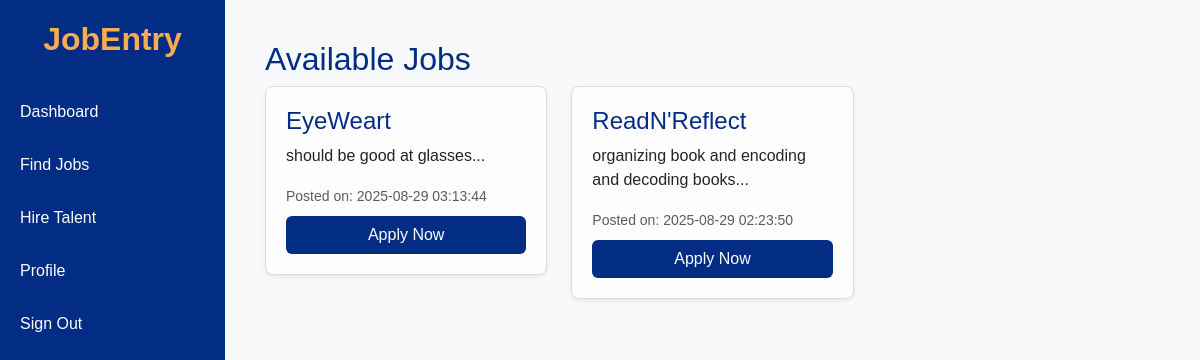
Screenshot of /tina/find_jobs.php with the database file from the repository.
### tables this page shows
CREATE TABLE `jobs` (
  `id` int(11) NOT NULL,
  `title` varchar(255) NOT NULL,
  `description` text NOT NULL,
  `requirements` text DEFAULT NULL,
  `salary` varchar(100) DEFAULT NULL,
  `location` varchar(255) DEFAULT NULL,
  `employment_type` enum('Full-time','Part-time','Contract','Internship') DEFAULT 'Full-time',
  `contact_name` varchar(255) DEFAULT NULL,
  `contact_email` varchar(255) DEFAULT NULL,
  `contact_phone` varchar(50) DEFAULT NULL,
  `category` varchar(100) DEFAULT NULL,
  `created_at` timestamp NOT NULL DEFAULT current_timestamp()
);

### htdocs/tina/find_jobs.php (the view, shortened to what this page needs)
<?php
include 'job_db.php';
$result = $conn->query("SELECT * FROM jobs ORDER BY created_at DESC");
?>
<!DOCTYPE html>
<html lang="en">
<head>
  <link href="https://cdn.jsdelivr.net/npm/bootstrap@5.3.2/dist/css/bootstrap.min.css" rel="stylesheet">
</head>
<body>
<div class="sidebar">
    <h2>JobEntry</h2>
    <a href="dashboard.php">Dashboard</a>
    <a href="find_jobs.php">Find Jobs</a>
    <a href="hire_talent.php">Hire Talent</a>
    <a href="profile.php">Profile</a>
    <a href="logout.php">Sign Out</a>
</div>
<div class="main-content">
  <h2 style="color:#032D84;">Available Jobs</h2>
  <div class="row">
    <?php if ($result->num_rows > 0): ?>
      <?php while($row = $result->fetch_assoc()): ?>
        <div class="col-md-4 mb-3">
          <div class="job-card shadow-sm">
            <h4 style="color:#032D84;"><?= htmlspecialchars($row['title']); ?></h4>
            <p><?= nl2br(htmlspecialchars(substr($row['description'], 0, 100))); ?>...</p>
            <small class="text-muted">Posted on: <?= $row['created_at']; ?></small>
            <button class="btn btn-apply mt-2" data-bs-toggle="modal" data-bs-target="#applyJobModal<?= $row['id']; ?>">Apply Now</button>
          </div>
        </div>
      <?php endwhile; ?>
    <?php else: ?>
      <p class="text-muted">No jobs available yet.</p>
    <?php endif; ?>
  </div>
</div>
</body>
</html>

### htdocs/tina/find_jobs.php (style rules this page uses)
body { margin: 0; font-family: Arial, sans-serif; background-color: #f8f9fa; }
.sidebar { height: 100vh; width: 225px; position: fixed; top: 0; left: 0; background-color: #032D84; padding-top: 20px; }
.sidebar h2 { color: #F7AB52; text-align: center; font-weight: bold; margin-bottom: 30px; }
.sidebar a { padding: 12px 20px; display: block; color: #FEFEFE; text-decoration: none; border-radius: 6px; margin-bottom: 5px; }
.main-content { margin-left: 225px; padding: 40px; }
.job-card { background: #FEFEFE; border: 1px solid #ddd; padding: 20px; border-radius: 8px; margin-bottom: 15px; }
.btn-apply { background-color: #032D84; color: #FEFEFE; width: 100%; }

### rows the page displays
jobs: title "EyeWeart", description "should be good at glasses", created_at "2025-08-29 03:13:44"
jobs: title "ReadN'Reflect", description "organizing book and encoding and decoding books", created_at "2025-08-29 02:23:50"
